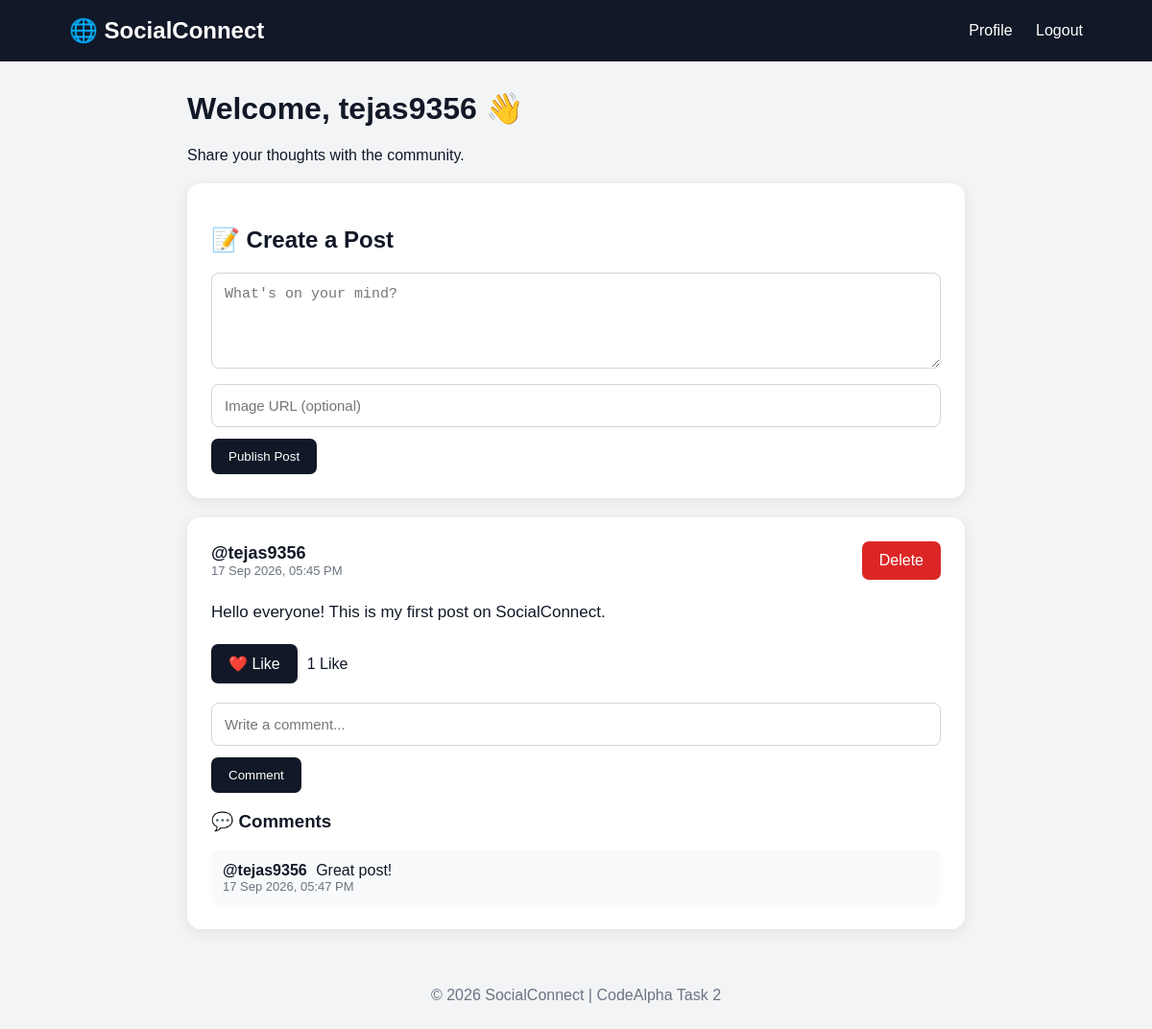
/ (signed in), run on the app's committed database.
### social/models.py (models this page shows, shortened)
class Post(models.Model):
    user = models.ForeignKey(User, on_delete=models.CASCADE, related_name='posts')
    content = models.TextField()
    image = models.URLField(blank=True)
    created_at = models.DateTimeField(auto_now_add=True)

class Comment(models.Model):
    user = models.ForeignKey(User, on_delete=models.CASCADE, related_name='comments')
    post = models.ForeignKey(Post, on_delete=models.CASCADE, related_name='comments')
    content = models.TextField()
    created_at = models.DateTimeField(auto_now_add=True)

### social/views.py (the view)
# urls.py: path('', views.home, name='home'),
def home(request):
    posts = Post.objects.select_related('user').prefetch_related(
        'comments', 'likes'
    ).order_by('-created_at')
    return render(request, 'social/home.html', {
        'posts': posts
    })

### social/templates/social/home.html (shortened to what this page needs)
<!DOCTYPE html>
<html lang="en">
<head>
</head>
<body>
<header>
    <h2>🌐 SocialConnect</h2>
    <div>
        {% if user.is_authenticated %}
            <a href="{% url 'profile' user.username %}">Profile</a>
            <a href="{% url 'logout' %}">Logout</a>
        {% else %}
            <a href="{% url 'login' %}">Login</a>
            <a href="{% url 'register' %}">Register</a>
        {% endif %}
    </div>
</header>
<div class="container">
    {% if user.is_authenticated %}
        <div class="welcome">
            <h1>Welcome, {{ user.username }} 👋</h1>
            <p>Share your thoughts with the community.</p>
        </div>
        <div class="card">
            <h2>📝 Create a Post</h2>
            <form method="POST" action="{% url 'create_post' %}">
                <textarea
                    name="content"
                    placeholder="What's on your mind?"
                    required
                ></textarea>
                <input
                    type="url"
                    name="image"
                    placeholder="Image URL (optional)"
                >
                <button type="submit">Publish Post</button>
            </form>
        </div>
    {% endif %}
    {% for post in posts %}
        <div class="card">
            <div class="post-header">
                <div>
                    <div class="username">
                        <a href="{% url 'profile' post.user.username %}">
                            @{{ post.user.username }}
                        </a>
                    </div>
                    <div class="date">
                        {{ post.created_at|date:"d M Y, h:i A" }}
                    </div>
                </div>
                {% if user == post.user %}
                    <a
                        href="{% url 'delete_post' post.id %}"
                        class="btn btn-danger"
                    >
                        Delete
                    </a>
                {% endif %}
            </div>
            <div class="post-content">
                {{ post.content|linebreaksbr }}
            </div>
            {% if user.is_authenticated %}
                <div class="actions">
                    <a
                        href="{% url 'toggle_like' post.id %}"
                        class="btn"
                    >
                        ❤️ Like
                    </a>
                    <span>
                        {{ post.likes.count }} Like{{ post.likes.count|pluralize }}
                    </span>
                </div>
                <form method="POST" action="{% url 'add_comment' post.id %}">
                    <input
                        type="text"
                        name="content"
                        placeholder="Write a comment..."
                        required
                    >
                    <button type="submit">Comment</button>
                </form>
            {% else %}
                <p class="login-note">
                    Login to like and comment on posts.
                </p>
            {% endif %}
            {% if post.comments.all %}
                <h3>💬 Comments</h3>
                {% for comment in post.comments.all %}
                    <div class="comment">
                        <strong>
                            @{{ comment.user.username }}
                        </strong>
                        {{ comment.content }}
                        <div class="date">
                            {{ comment.created_at|date:"d M Y, h:i A" }}
                        </div>
                    </div>
                {% empty %}
                    <p>No comments yet.</p>
                {% endfor %}
            {% endif %}
        </div>
    {% empty %}
        <div class="card">
            <h2>No posts yet.</h2>
            <p>Be the first person to create a post!</p>
        </div>
    {% endfor %}
</div>
<footer>
    © 2026 SocialConnect | CodeAlpha Task 2
</footer>
</body>
</html>

### social/templates/social/home.html (style rules this page uses)
* { box-sizing: border-box; }
body { margin: 0; font-family: Arial, sans-serif; background: #f3f4f6; color: #111827; }
header { background: #111827; color: white; padding: 18px 6%; display: flex; justify-content: space-between; align-items: center; }
header h2 { margin: 0; }
header a { color: white; text-decoration: none; margin-left: 20px; }
.container { max-width: 850px; margin: 30px auto; padding: 0 20px; }
.welcome { margin-bottom: 20px; }
.card { background: white; padding: 25px; border-radius: 14px; margin-bottom: 20px; box-shadow: 0 3px 15px rgba(0,0,0,0.08); }
textarea, input { width: 100%; padding: 13px; border: 1px solid #d1d5db; border-radius: 8px; margin-bottom: 12px; font-size: 15px; }
textarea { min-height: 100px; resize: vertical; }
button, .btn { border: none; background: #111827; color: white; padding: 11px 18px; border-radius: 7px; cursor: pointer; text-decoration: none; display: inline-block; }
.btn-danger { background: #dc2626; }
.post-header { display: flex; justify-content: space-between; align-items: center; }
.username { font-size: 18px; font-weight: bold; }
.username a { color: #111827; text-decoration: none; }
.date { color: #6b7280; font-size: 13px; }
.post-content { font-size: 17px; line-height: 1.6; margin: 20px 0; }
.actions { display: flex; gap: 10px; align-items: center; margin-bottom: 20px; }
.comment { background: #f9fafb; padding: 12px; border-radius: 8px; margin-top: 8px; }
.comment strong { margin-right: 5px; }
footer { text-align: center; padding: 30px; color: #6b7280; }

### data on the page
Post: user.username "tejas9356", created_at "17 Sep 2026, 05:45 PM", shows "Delete", content "Hello everyone! This is my first post on SocialConnect.", likes.count "1"
Comment: user.username "tejas9356", content "Great post!", created_at "17 Sep 2026, 05:47 PM"

### other printed values
{{ user.username }} "tejas9356"
